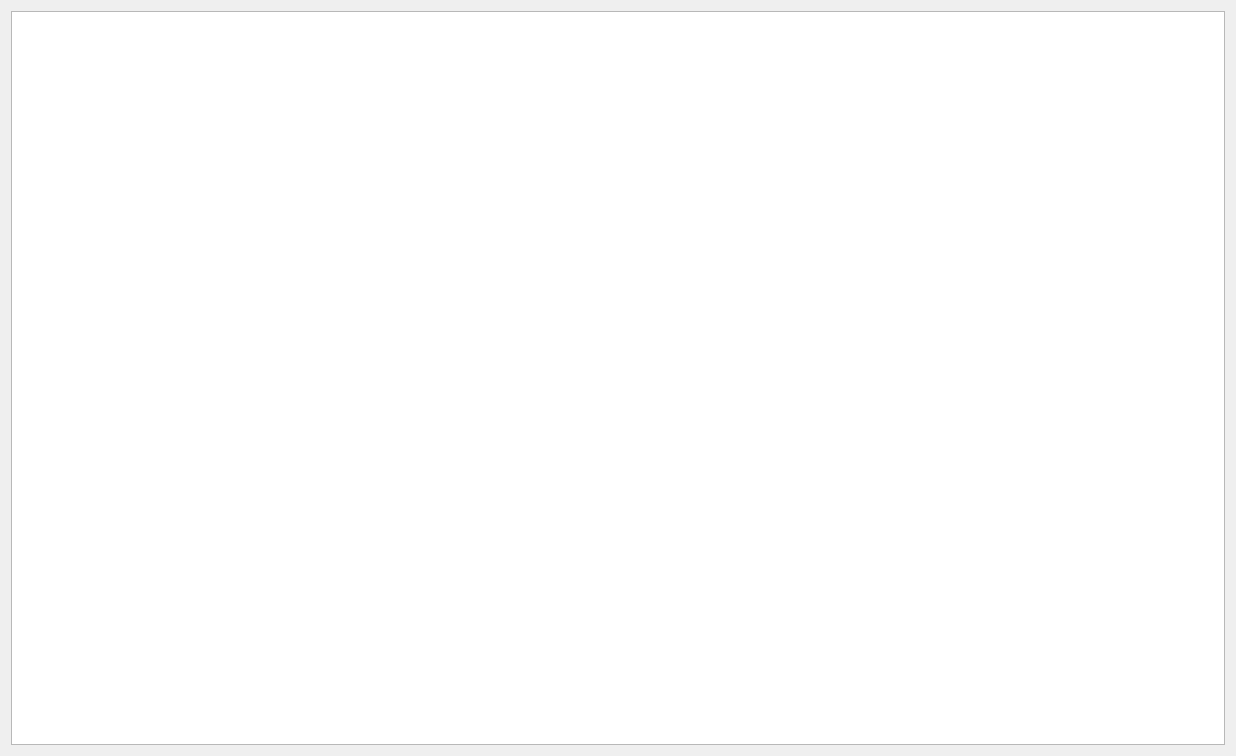
<?xml version="1.0" encoding="UTF-8"?>
<ui version="4.0">
 <class>ReslutWidget</class>
 <widget class="QWidget" name="ReslutWidget">
  <property name="geometry">
   <rect>
    <x>0</x>
    <y>0</y>
    <width>1236</width>
    <height>756</height>
   </rect>
  </property>
  <property name="windowTitle">
   <string>计算结果</string>
  </property>
  <property name="windowIcon">
   <iconset resource="res.qrc">
    <normaloff>:/run/icon/unstructured data.png</normaloff>:/run/icon/unstructured data.png</iconset>
  </property>
  <layout class="QVBoxLayout" name="verticalLayout">
   <item>
    <widget class="QTextEdit" name="textEdit"/>
   </item>
  </layout>
 </widget>
 <resources>
  <include location="res.qrc"/>
 </resources>
 <connections/>
</ui>
